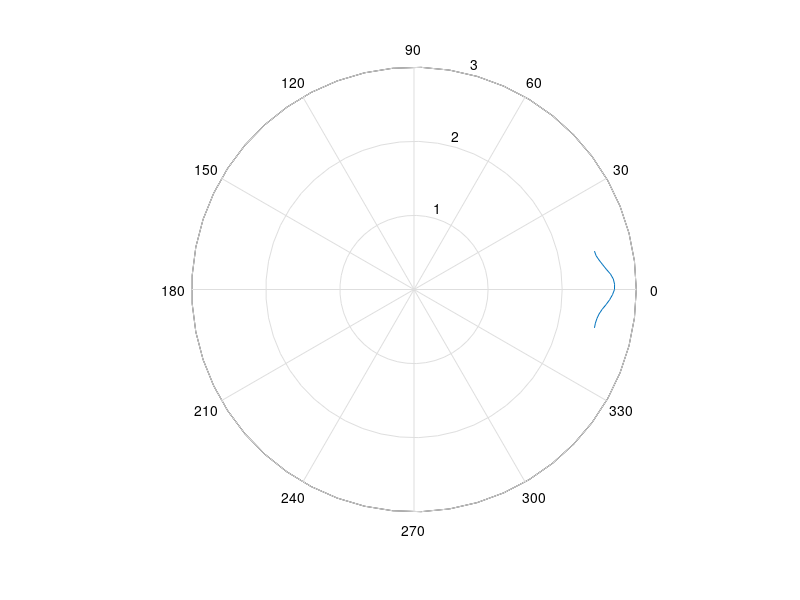

MATLAB code to generate this figure: (Note: this script raises an error after producing the figure.)
clear all
close all
clc

theta = linspace(-pi/15, pi/15, 17);
voltage = [2.49 2.49 2.5 2.52 2.554 2.6 2.644 2.68 2.706 2.708 2.694 ...
    2.66 2.61 2.568 2.53 2.5 2.49]

x = [0 -pi/15];
y = [0 3];

z = [0 pi/15];
w = [0 3];

a = linspace(-pi/15, -pi, 12);
b = 2.49.*1.^(1:12);

c = linspace (pi/15, pi, 12);
d =2.49.*1.^(1:12);

figure(1)
PolarGraph = polar(theta,voltage);
PolarGraph.LineStyle ="-";
PolarGraph.Color = [0.3010 0.7450 0.9330];
PolarGraph.Marker = "hexagram";
PolarGraph.LineWidth = 1;
hold on
polar(x,y, 'k-')
polar(z,w, 'k-')
A = polar(a,b)
B = polar(c,d)
A.Color = [0.3010 0.7450 0.9330];
A.LineWidth = 1;
B.Color = [0.3010 0.7450 0.9330];
B.LineWidth = 1;

[t,s] = title ('Rate of change of the voltage with respect to degree, North pole','Distance set at 2 cm, \theta variable')
t.FontSize = 16;
s.FontAngle='italic';